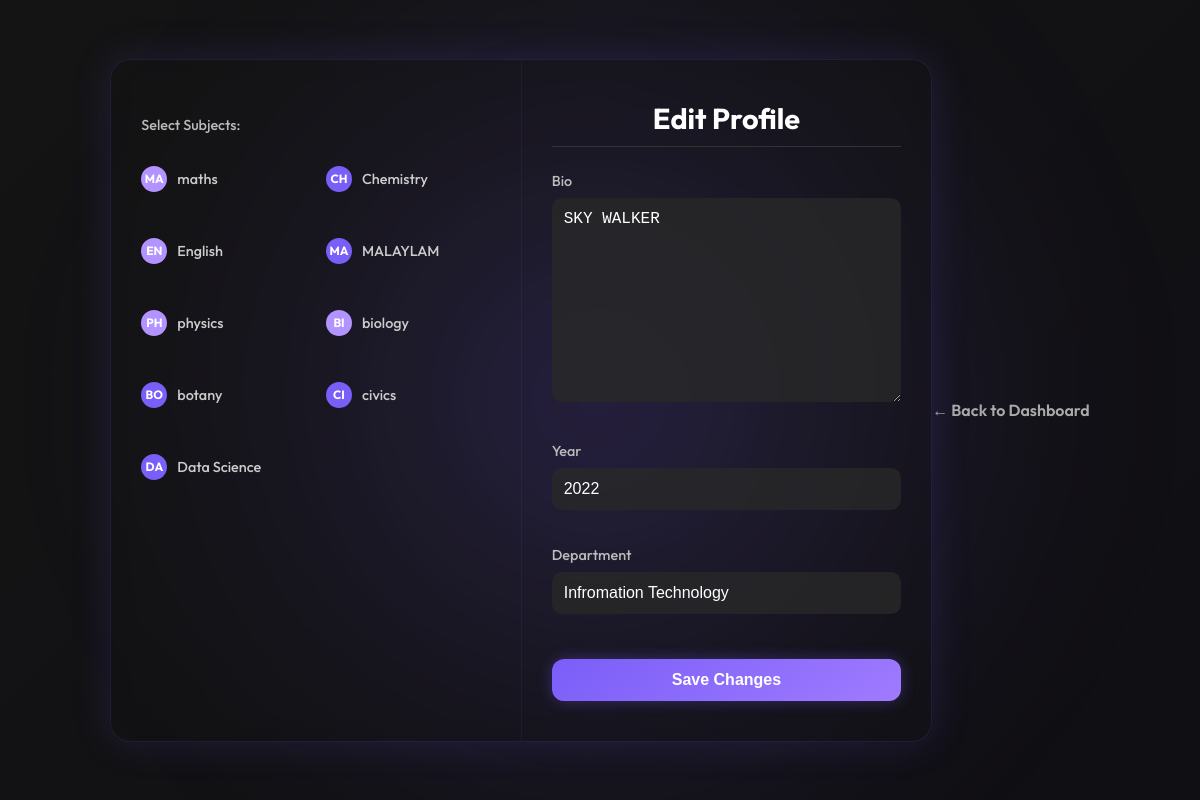
Page /edit-profile/ (signed in) on the committed database.
### core/models.py (models this page shows, shortened)
class Course(models.Model):
    name = models.CharField(max_length=100)
    def __str__(self):
        return self.name

class UserProfile(models.Model):
    user = models.OneToOneField(User, on_delete=models.CASCADE)
    bio = models.TextField()
    year = models.CharField(max_length=10)
    department = models.CharField(max_length=50)
    subjects = models.ManyToManyField(Course, blank=True)

### core/views.py (the view)
# urls.py: path('edit-profile/', views.edit_profile, name='edit_profile'),
@login_required
def edit_profile(request):
    profile = request.user.userprofile
    if request.method == 'POST':
        form = UserProfileForm(request.POST, instance=profile)
        if form.is_valid():
            form.save()
            return redirect('dashboard')
    else:
        form = UserProfileForm(instance=profile)
    return render(request, 'profile/edit_profile.html', {'form': form})

### core/forms.py
class UserProfileForm(forms.ModelForm):
    class Meta:
        model = UserProfile
        fields = ['bio', 'year', 'department', 'subjects']
        widgets = {
            'subjects': forms.CheckboxSelectMultiple,  # Enables multi-select with checkboxes
        }

### core/templates/profile/edit_profile.html (shortened to what this page needs)
<!DOCTYPE html>
<html lang="en">
<head>
</head>
<body>
<div class="gradient-overlay"></div>
<div class="stars"></div>
<div class="center-glow"></div>
<form method="post">
  <div class="profile-container">
    <div class="left-panel">
      <label>Select Subjects:</label>
      <div class="subject-chips">
        {% for checkbox in form.subjects %}
          <label class="chip">
            <span class="chip-icon">{{ checkbox.choice_label|slice:":2"|upper }}</span>
            {{ checkbox.choice_label }}
          </label>
        {% endfor %}
      </div>
    </div>
    <div class="right-panel">
      <h2>Edit Profile</h2>
      <label for="{{ form.bio.id_for_label }}">{{ form.bio.label }}</label>
      {{ form.bio }}
      <label for="{{ form.year.id_for_label }}">{{ form.year.label }}</label>
      {{ form.year }}
      <label for="{{ form.department.id_for_label }}">{{ form.department.label }}</label>
      {{ form.department }}
      <button type="submit">Save Changes</button>
    </div>
  </div>
</form>
<a href="{% url 'dashboard' %}" class="back-link">← Back to Dashboard</a>
</body>
</html>

### core/templates/profile/edit_profile.html (style rules this page uses)
* { margin: 0; padding: 0; box-sizing: border-box; }
body { font-family: 'Outfit', sans-serif; background-color: #0d0d0d; color: #fff; min-height: 100vh; display: flex; align-items: center; justify-content: center; padding: 50px 20px; }
.gradient-overlay, .stars, .center-glow { position: fixed; inset: 0; z-index: -5; pointer-events: none; }
.gradient-overlay { background: linear-gradient(135deg, rgba(255,255,255,0.03), rgba(122,94,248,0.03)); }
.stars { background-image: radial-gradient(#ffffff22 0.5px, transparent 0.5px); background-size: 20px 20px; opacity: 0.05; }
.center-glow::before { content: ''; position: absolute; top: 50%; left: 50%; width: 1000px; height: 1000px; background: radial-gradient(circle, rgba(122, 94, 248, 0.3), rgba(122, 94, 248, 0.1), transparent 70%); transform: translate(-50%, -50%); filter: blur(80px); animation: pulseGlow 6s ease-in-out infinite; z-index: -1; }
.profile-container { display: flex; max-width: 1000px; width: 100%; border-radius: 20px; overflow: hidden; background: rgba(20, 20, 20, 0.25); border: 1px solid rgba(122, 94, 248, 0.15); box-shadow: 0 0 40px rgba(122, 94, 248, 0.15); backdrop-filter: blur(10px); animation: fadeInPanel 0.6s ease; }
.left-panel, .right-panel { padding: 40px 30px; flex: 1; }
.left-panel { border-right: 1px solid rgba(122,94,248,0.1); }
.right-panel h2 { font-size: 1.8rem; margin-bottom: 25px; text-align: center; border-bottom: 1px solid #333; padding-bottom: 10px; }
label { display: block; margin: 16px 0 8px; font-size: 0.9rem; color: #bbb; font-weight: 500; }
input[type="text"], select, textarea { width: 100%; padding: 12px; margin-bottom: 20px; border: none; border-radius: 10px; background: rgba(40, 40, 40, 0.8); color: #fff; font-size: 1rem; }
.subject-chips { display: grid; grid-template-columns: repeat(2, 1fr); gap: 10px 20px; margin-top: 10px; }
.chip { display: flex; align-items: center; padding: 6px 0; background: transparent; border: none; color: #ccc; font-size: 0.9rem; font-weight: 500; cursor: pointer; user-select: none; }
.chip-icon { display: inline-flex; justify-content: center; align-items: center; background: #7a5ef8; color: #fff; font-weight: 700; font-size: 0.75rem; width: 26px; height: 26px; border-radius: 50%; margin-right: 10px; }
.chip input[type="checkbox"]:checked + .chip-icon { background: #b293ff; }
button { margin-top: 25px; width: 100%; padding: 12px; background: linear-gradient(145deg, #7a5ef8, #9f7bff); border: none; border-radius: 12px; color: white; font-weight: bold; font-size: 1rem; cursor: pointer; box-shadow: 0 0 15px #7a5ef855; transition: all 0.3s ease; }
a.back-link { display: inline-block; margin-top: 20px; color: #aaa; font-weight: 600; text-decoration: none; transition: color 0.3s ease; }

### rows in the picture
Course: choice_label "MA", choice_label "maths"
Course: choice_label "CH", choice_label "Chemistry"
Course: choice_label "EN", choice_label "English"
Course: choice_label "MA", choice_label "MALAYLAM"
Course: choice_label "PH", choice_label "physics"
Course: choice_label "BI", choice_label "biology"
Course: choice_label "BO", choice_label "botany"
Course: choice_label "CI", choice_label "civics"
Course: choice_label "DA", choice_label "Data Science"
UserProfile: bio "SKY WALKER", year "2022", department "Infromation Technology"
